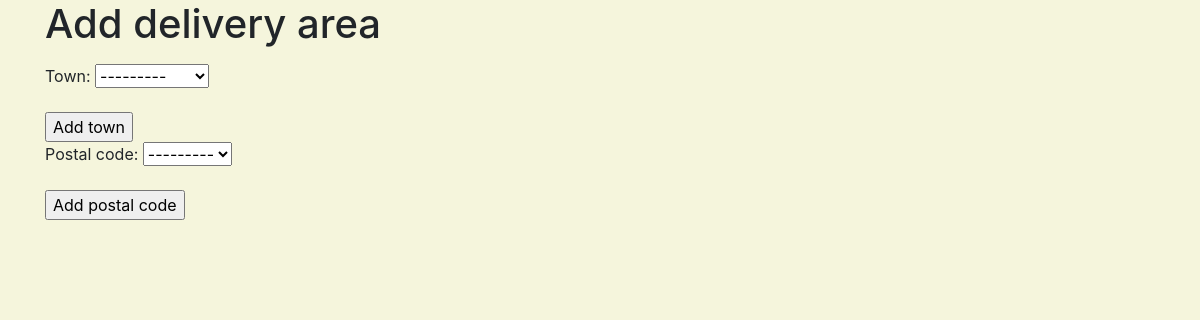
Page /vendor/profile/17/delivery_area on the earlier database version.
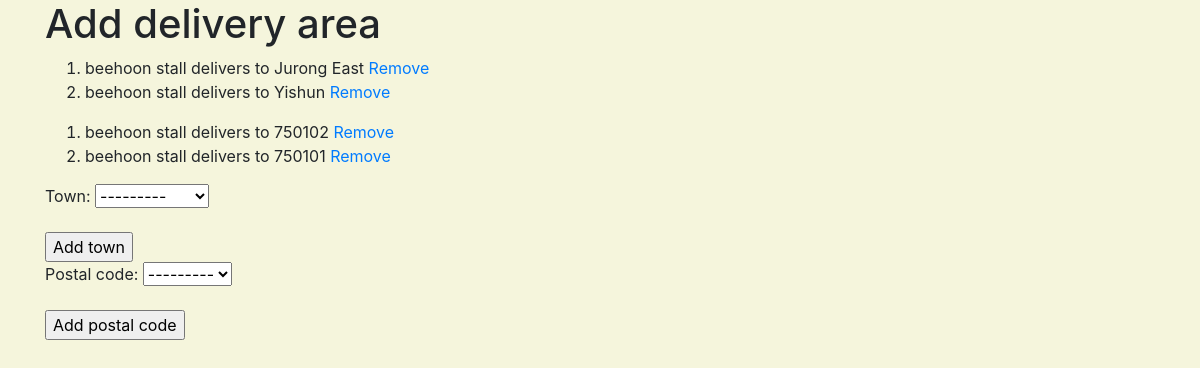
Same page on the later database version.
### vendor/models.py (models this page shows)
class Vendor_Deliver_To_Town(models.Model):
    town = models.ForeignKey(Town, null=False, blank=False, on_delete=models.CASCADE)
    vendor = models.ForeignKey(Vendor, null=False, blank=False, on_delete=models.CASCADE)
    def __str__(self):
        return '%s delivers to %s' % (self.vendor, self.town)

class Vendor(models.Model):
    category = models.ManyToManyField(Category)
    postal_code = models.ForeignKey(Postal, null=True, blank=False, on_delete=models.SET_NULL)
    name = models.CharField( max_length=100, null=False, blank=False)
    block = models.PositiveSmallIntegerField( null=False, blank=False)
    street = models.CharField(max_length=254, null=False, blank=False)
    contact = models.PositiveIntegerField(validators=[MinValueValidator(10000000), MaxValueValidator(99999999)], null=False, blank=False)
    date_joined = models.DateTimeField(auto_now_add=True)
    user = models.ForeignKey(User, null=True, on_delete=models.SET_NULL)
    user_contact = models.PositiveIntegerField(validators=[MinValueValidator(10000000), MaxValueValidator(99999999)], null=False, blank=False)
    license_number = models.CharField(max_length=10, null=False, blank=False)
    license_check = models.BooleanField(default=False)
    photo_url=models.URLField(max_length=1024, null=True, blank=True)
    def __str__(self):
        return self.name

class Vendor_Deliver_To_Postal(models.Model):
    postal_code = models.ForeignKey(Postal, null=False, blank=False, on_delete=models.CASCADE)
    vendor = models.ForeignKey(Vendor, null=False, blank=False, on_delete=models.CASCADE)
    def __str__(self):
        return '%s delivers to %s' % (self.vendor, self.postal_code)

### location/models.py (models this page shows)
class Town(models.Model):
    name = models.CharField(max_length=100, null=False, blank=False)
    def __str__(self):
        return self.name

class Postal(models.Model):
    postal_code = models.PositiveIntegerField(validators=[MinValueValidator(10000), MaxValueValidator(999999)], null=False, blank=False)
    def __str__(self):
        return str(self.postal_code)

### vendor/views.py (the view)
# urls.py: path('profile/<vendor_profile_id>/delivery_area', vendor.views.create_delivery_area, name='create_delivery_area_route'),
def create_delivery_area(request, vendor_profile_id):
    if request.method == "POST":
        town_form = DeliverTownForm(request.POST)
        postal_form = DeliverPostalForm(request.POST)
        vendor_profile = get_object_or_404(Vendor, pk=vendor_profile_id )
        if town_form.is_valid():
            form = town_form.save(commit=False)
            form.vendor = vendor_profile
            form.save()
        if postal_form.is_valid():
            form = postal_form.save(commit=False)
            form.vendor = vendor_profile
            form.save()
        return redirect(reverse(create_delivery_area, kwargs={'vendor_profile_id': vendor_profile_id}))
    else:
        town_form = DeliverTownForm()
        postal_form = DeliverPostalForm()
        towns = Vendor_Deliver_To_Town.objects.filter(vendor__id=vendor_profile_id)
        postals = Vendor_Deliver_To_Postal.objects.filter(vendor__id=vendor_profile_id)
        return render(request, "vendor/vendor_delivery_area.html", {
            "towns": towns,
            "postals": postals,
            "town_form": town_form,
            "postal_form": postal_form,
            "vendor_profile_id": vendor_profile_id
        })

### vendor/forms.py
class DeliverTownForm(forms.ModelForm):
    class Meta:
        model = Vendor_Deliver_To_Town
        fields = ('town',)

class DeliverPostalForm(forms.ModelForm):
    class Meta:
        model = Vendor_Deliver_To_Postal
        fields = ('postal_code',)

### vendor/templates/vendor/vendor_delivery_area.html (shortened to what this page needs)
{% extends 'base_template.html' %}
{%block content%}
<h1> Add delivery area </h1>
<ol>
{%for i in towns %}
 <li>{{i}} <a href="{% url 'remove_town_vendor_route' town_vendor_id=i.id vendor_profile_id=vendor_profile_id %}">Remove</a> </li>
{%endfor%}
</ol>
<ol>
{%for i in postals %}
 <li>{{i}} <a href="{% url 'remove_postal_vendor_route' postal_vendor_id=i.id vendor_profile_id=vendor_profile_id %}">Remove</a></li>
{%endfor%}
</ol>
<form method="POST">
    {{ town_form.as_p}}
    <input type="submit" value="Add town">
</form>
<form method="POST">
    {{ postal_form.as_p}}
    <input type="submit" value="Add postal code">
</form>
{%endblock%}

Differences in the rows shown:
added Vendor_Deliver_To_Town: vendor+town "beehoon stall delivers to Jurong East"
added Vendor_Deliver_To_Town: vendor+town "beehoon stall delivers to Yishun"
added Vendor_Deliver_To_Postal: vendor+postal_code "beehoon stall delivers to 750102"
added Vendor_Deliver_To_Postal: vendor+postal_code "beehoon stall delivers to 750101"
